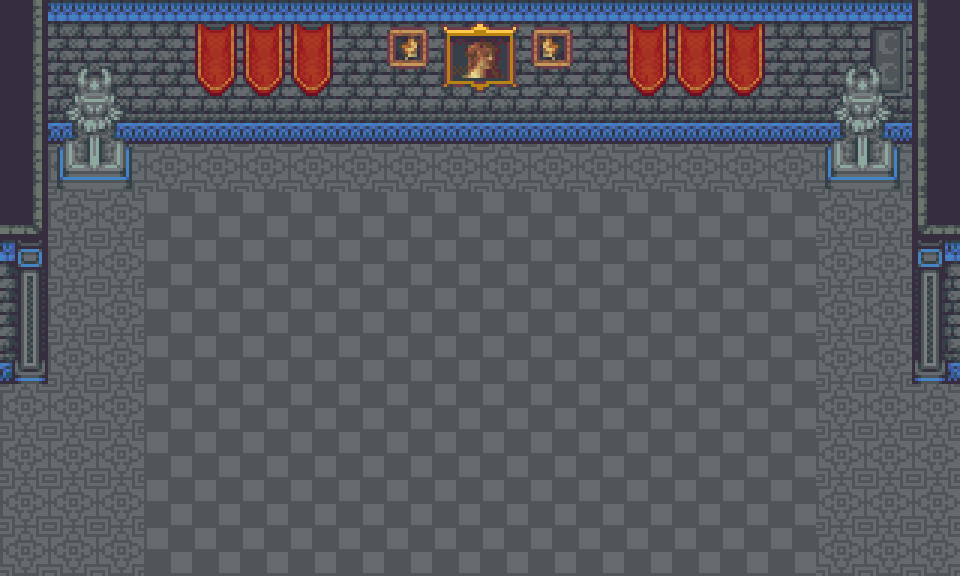

A level layout from a 2D game, rendered from its tile map. Below: a short description, then the map file with its tile-grid data intact:
An orthogonal 20x12 tile map with 48x48 px tiles, 6 tile layers (Basement, Ground, Flooring, Furnishing, ...), 3 tilesets.

<map version="1.10" tiledversion="1.10.1" orientation="orthogonal" renderorder="right-down" width="20" height="12" tilewidth="48" tileheight="48" infinite="0" nextlayerid="7" nextobjectid="1">
 <tileset firstgid="1" source="Castle.tsx" />
 <tileset firstgid="1480" source="CastleObjects.tsx" />
 <tileset firstgid="1736" source="CastleInterior.tsx" />
 <layer id="3" name="Basement" width="20" height="12">
  <data encoding="csv">
0,0,0,0,0,0,0,0,0,0,0,0,0,0,0,0,0,0,0,0,
0,0,0,0,0,0,0,0,0,0,0,0,0,0,0,0,0,0,0,0,
0,0,0,0,0,0,0,0,0,0,0,0,0,0,0,0,0,0,0,0,
0,0,0,0,0,0,0,0,0,0,0,0,0,0,0,0,0,0,0,0,
0,0,0,0,0,0,0,0,0,0,0,0,0,0,0,0,0,0,0,0,
0,0,0,0,0,0,0,0,0,0,0,0,0,0,0,0,0,0,0,0,
0,0,0,0,0,0,0,0,0,0,0,0,0,0,0,0,0,0,0,0,
0,0,0,0,0,0,0,0,0,0,0,0,0,0,0,0,0,0,0,0,
0,0,0,0,0,0,0,0,0,0,0,0,0,0,0,0,0,0,0,0,
0,0,0,0,0,0,0,0,0,0,0,0,0,0,0,0,0,0,0,0,
0,0,0,0,0,0,0,0,0,0,0,0,0,0,0,0,0,0,0,0,
0,0,0,0,0,0,0,0,0,0,0,0,0,0,0,0,0,0,0,0
</data>
 </layer>
 <layer id="1" name="Ground" width="20" height="12">
  <data encoding="csv">
0,0,0,0,0,0,0,0,0,0,0,0,0,0,0,0,0,0,0,0,
904,904,904,904,904,904,904,904,904,904,904,904,904,904,904,904,904,904,904,904,
904,904,904,904,904,904,904,904,904,904,904,904,904,904,904,904,904,904,904,904,
904,904,904,904,904,904,904,904,904,904,904,904,904,904,904,904,904,904,904,904,
904,904,904,911,911,911,911,911,911,911,911,911,911,911,911,911,911,904,904,904,
904,904,904,911,911,911,911,911,911,911,911,911,911,911,911,911,911,904,904,904,
904,904,904,911,911,911,911,911,911,911,911,911,911,911,911,911,911,904,904,904,
904,904,904,911,911,911,911,911,911,911,911,911,911,911,911,911,911,904,904,904,
904,904,904,911,911,911,911,911,911,911,911,911,911,911,911,911,911,904,904,904,
904,904,904,911,911,911,911,911,911,911,911,911,911,911,911,911,911,904,904,904,
904,904,904,911,911,911,911,911,911,911,911,911,911,911,911,911,911,904,904,904,
904,904,904,911,911,911,911,911,911,911,911,911,911,911,911,911,911,904,904,904
</data>
 </layer>
 <layer id="4" name="Flooring" width="20" height="12">
  <data encoding="csv">
0,0,0,0,0,0,0,0,0,0,0,0,0,0,0,0,0,0,0,0,
0,0,0,0,0,0,0,0,0,0,0,0,0,0,0,0,0,0,0,0,
0,0,0,0,0,0,0,0,0,0,0,0,0,0,0,0,0,0,0,0,
0,0,0,0,0,0,0,0,0,0,0,0,0,0,0,0,0,0,0,0,
0,0,0,0,0,0,0,0,0,0,0,0,0,0,0,0,0,0,0,0,
0,0,0,0,0,0,0,0,0,0,0,0,0,0,0,0,0,0,0,0,
0,0,0,0,0,0,0,0,0,0,0,0,0,0,0,0,0,0,0,0,
0,0,0,0,0,0,0,0,0,0,0,0,0,0,0,0,0,0,0,0,
0,0,0,0,0,0,0,0,0,0,0,0,0,0,0,0,0,0,0,0,
0,0,0,0,0,0,0,0,0,0,0,0,0,0,0,0,0,0,0,0,
0,0,0,0,0,0,0,0,0,0,0,0,0,0,0,0,0,0,0,0,
0,0,0,0,0,0,0,0,0,0,0,0,0,0,0,0,0,0,0,0
</data>
 </layer>
 <layer id="2" name="Furnishing" width="20" height="12">
  <data encoding="csv">
1389,705,705,705,701,701,701,705,705,705,705,705,705,701,701,701,705,705,703,1384,
1389,756,756,756,752,752,752,756,756,756,756,756,756,752,752,752,756,756,754,1384,
1389,807,807,807,807,803,803,803,807,807,807,803,803,803,807,807,807,807,807,1384,
1389,1113,1114,0,0,0,0,0,0,0,0,0,0,0,0,0,0,1113,1114,1384,
1393,0,0,0,0,0,0,0,0,0,0,0,0,0,0,0,0,0,0,1392,
706,0,0,0,0,0,0,0,0,0,0,0,0,0,0,0,0,0,0,700,
757,0,0,0,0,0,0,0,0,0,0,0,0,0,0,0,0,0,0,751,
808,0,0,0,0,0,0,0,0,0,0,0,0,0,0,0,0,0,0,802,
0,0,0,0,0,0,0,0,0,0,0,0,0,0,0,0,0,0,0,0,
0,0,0,0,0,0,0,0,0,0,0,0,0,0,0,0,0,0,0,0,
0,0,0,0,0,0,0,0,0,0,0,0,0,0,0,0,0,0,0,0,
0,0,0,0,0,0,0,0,0,0,0,0,0,0,0,0,0,0,0,0
</data>
 </layer>
 <layer id="6" name="Decor" width="20" height="12">
  <data encoding="csv">
0,0,0,0,0,0,0,0,0,0,0,0,0,0,0,0,0,0,0,0,
0,0,0,0,0,0,0,0,0,0,0,0,0,0,0,0,0,0,0,0,
0,0,0,0,0,0,0,0,0,0,0,0,0,0,0,0,0,0,0,0,
0,0,0,0,0,0,0,0,0,0,0,0,0,0,0,0,0,0,0,0,
0,0,0,0,0,0,0,0,0,0,0,0,0,0,0,0,0,0,0,0,
0,0,0,0,0,0,0,0,0,0,0,0,0,0,0,0,0,0,0,0,
0,0,0,0,0,0,0,0,0,0,0,0,0,0,0,0,0,0,0,0,
0,0,0,0,0,0,0,0,0,0,0,0,0,0,0,0,0,0,0,0,
0,0,0,0,0,0,0,0,0,0,0,0,0,0,0,0,0,0,0,0,
0,0,0,0,0,0,0,0,0,0,0,0,0,0,0,0,0,0,0,0,
0,0,0,0,0,0,0,0,0,0,0,0,0,0,0,0,0,0,0,0,
0,0,0,0,0,0,0,0,0,0,0,0,0,0,0,0,0,0,0,0
</data>
 </layer>
 <layer id="5" name="Ceiling" width="20" height="12">
  <data encoding="csv">
0,0,0,0,0,0,0,0,2147486581,1614,1615,2933,0,0,0,0,0,0,0,0,
0,1013,1014,0,0,0,0,0,2147486629,1630,1631,2981,0,0,0,0,0,1011,1012,0,
0,1064,1063,0,0,0,0,0,0,0,0,0,0,0,0,0,0,1062,1063,0,
0,0,0,0,0,0,0,0,0,0,0,0,0,0,0,0,0,0,0,0,
0,0,0,0,0,0,0,0,0,0,0,0,0,0,0,0,0,0,0,0,
0,0,0,0,0,0,0,0,0,0,0,0,0,0,0,0,0,0,0,0,
0,0,0,0,0,0,0,0,0,0,0,0,0,0,0,0,0,0,0,0,
0,0,0,0,0,0,0,0,0,0,0,0,0,0,0,0,0,0,0,0,
0,0,0,0,0,0,0,0,0,0,0,0,0,0,0,0,0,0,0,0,
0,0,0,0,0,0,0,0,0,0,0,0,0,0,0,0,0,0,0,0,
0,0,0,0,0,0,0,0,0,0,0,0,0,0,0,0,0,0,0,0,
0,0,0,0,0,0,0,0,0,0,0,0,0,0,0,0,0,0,0,0
</data>
 </layer>
</map>
